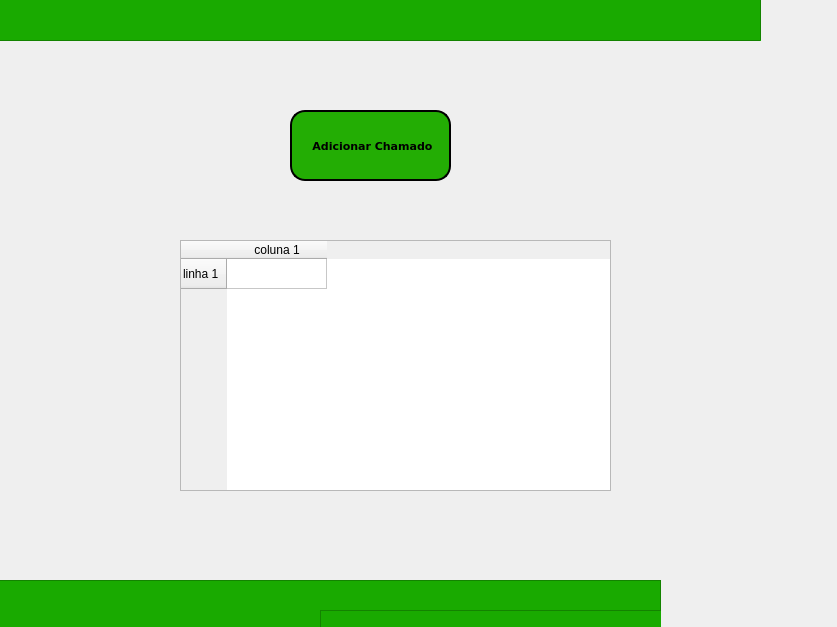
<?xml version="1.0" encoding="UTF-8"?>
<ui version="4.0">
 <class>Dialog</class>
 <widget class="QDialog" name="Dialog">
  <property name="geometry">
   <rect>
    <x>0</x>
    <y>0</y>
    <width>837</width>
    <height>627</height>
   </rect>
  </property>
  <property name="windowTitle">
   <string>Dialog</string>
  </property>
  <widget class="QFrame" name="frame">
   <property name="geometry">
    <rect>
     <x>-10</x>
     <y>-30</y>
     <width>881</width>
     <height>681</height>
    </rect>
   </property>
   <property name="frameShape">
    <enum>QFrame::StyledPanel</enum>
   </property>
   <property name="frameShadow">
    <enum>QFrame::Raised</enum>
   </property>
   <widget class="QFrame" name="verdeUserB">
    <property name="geometry">
     <rect>
      <x>-110</x>
      <y>20</y>
      <width>881</width>
      <height>51</height>
     </rect>
    </property>
    <property name="styleSheet">
     <string notr="true">background-color: rgb(25, 170, 0);</string>
    </property>
    <property name="frameShape">
     <enum>QFrame::StyledPanel</enum>
    </property>
    <property name="frameShadow">
     <enum>QFrame::Raised</enum>
    </property>
   </widget>
   <widget class="QPushButton" name="btnOkFacul">
    <property name="geometry">
     <rect>
      <x>300</x>
      <y>140</y>
      <width>161</width>
      <height>71</height>
     </rect>
    </property>
    <property name="font">
     <font>
      <family>Verdana</family>
      <pointsize>8</pointsize>
      <weight>75</weight>
      <bold>true</bold>
     </font>
    </property>
    <property name="styleSheet">
     <string notr="true">background-color: rgb(35, 173, 4);
border-radius: 15px;
 border: 2px solid black;</string>
    </property>
    <property name="text">
     <string> Adicionar Chamado</string>
    </property>
   </widget>
   <widget class="QTableWidget" name="tableWidget">
    <property name="geometry">
     <rect>
      <x>190</x>
      <y>270</y>
      <width>431</width>
      <height>251</height>
     </rect>
    </property>
    <row>
     <property name="text">
      <string>linha 1 </string>
     </property>
    </row>
    <column>
     <property name="text">
      <string>coluna 1</string>
     </property>
    </column>
   </widget>
  </widget>
  <widget class="QFrame" name="verdeUserB_2">
   <property name="geometry">
    <rect>
     <x>-10</x>
     <y>580</y>
     <width>671</width>
     <height>51</height>
    </rect>
   </property>
   <property name="styleSheet">
    <string notr="true">background-color: rgb(25, 170, 0);</string>
   </property>
   <property name="frameShape">
    <enum>QFrame::StyledPanel</enum>
   </property>
   <property name="frameShadow">
    <enum>QFrame::Raised</enum>
   </property>
   <widget class="QFrame" name="verdeUserB_3">
    <property name="geometry">
     <rect>
      <x>330</x>
      <y>30</y>
      <width>671</width>
      <height>51</height>
     </rect>
    </property>
    <property name="styleSheet">
     <string notr="true">background-color: rgb(25, 170, 0);</string>
    </property>
    <property name="frameShape">
     <enum>QFrame::StyledPanel</enum>
    </property>
    <property name="frameShadow">
     <enum>QFrame::Raised</enum>
    </property>
   </widget>
  </widget>
 </widget>
 <resources/>
 <connections/>
</ui>
